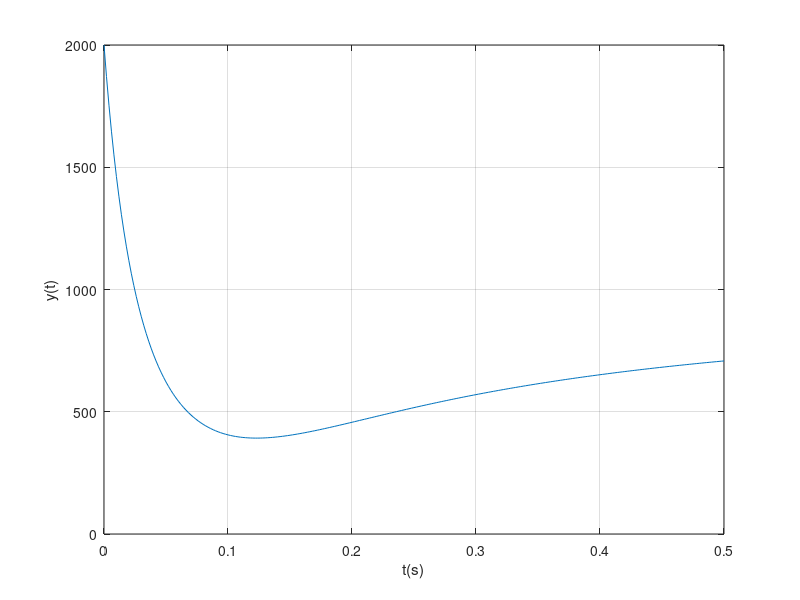

MATLAB code to generate this figure:
% impeuler.m: 암묵적 Euler 방법을 이용한 비선형 미분방정식의 풀이
ti = 0; tf = 0.5; h = 0.002; y0 = 2000; n = (tf - ti)/h; y(1) = y0; t(1) = ti;
for k = 1:n
    t(k+1) = t(k) + h; z = y(k);
    for j = 1:20 % Newton 방법을 이용한 비선형 방정식의 풀이
        num = z + 0.8*h*z^1.5 - 10*y0*h*(1 - exp(-3*t(k+1))) - y(k);
        den = 1 + 1.2*h*sqrt(z); zn = z - num/den;
        if abs((zn - z)/z) < 1e-4, break; else, z = zn; end
    end
    if j == 20, fprintf('t=%g s에서 수치해를 구할 수 없음.',t(k)); break; end
    y(k+1) = zn;
end
plot(t,y), grid, axis([0 0.5 0 2000]), xlabel('t(s)'), ylabel('y(t)')
